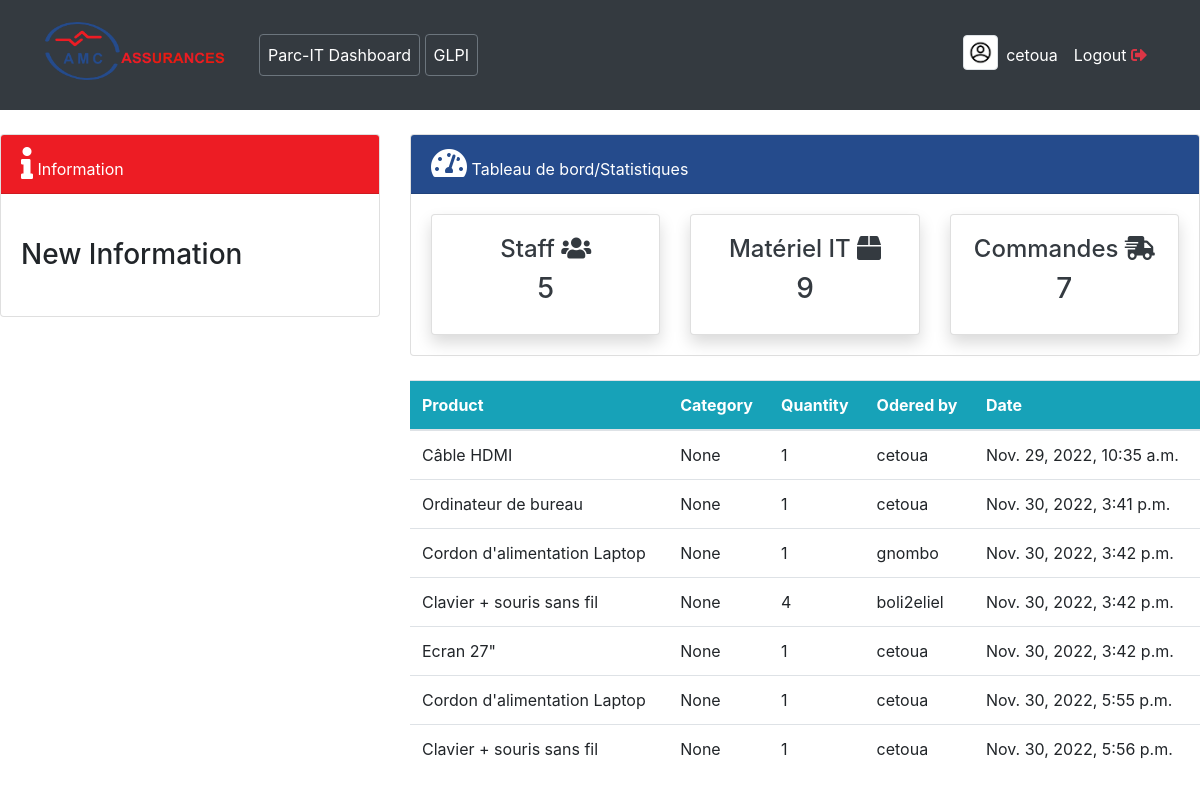
Page /order/ (signed in) on the committed database.
### user/models.py (models this page shows, shortened)
class Profile(models.Model):
    staff = models.OneToOneField(User, on_delete=models.CASCADE, null=True)
    address = models.CharField(max_length=200, null=True)
    phone = models.CharField(max_length=20, null=True)
    image = models.ImageField(default='avatar.jpg', upload_to='Profile_Images', null=True)
    job_function = models.CharField(max_length=200, null=True)

### dashboard/models.py (models this page shows, shortened)
class Order(models.Model):
    product = models.CharField(max_length=255, blank=True, null=True,)
    category = models.CharField(max_length=255, blank=True, null=True, choices=CATEGORIE)
    staff = models.ForeignKey(User,on_delete=models.CASCADE, null=True)
    order_quantity = models.PositiveIntegerField(null=True)
    date = models.DateTimeField(auto_now_add=True )
    class Meta:
        verbose_name_plural = 'Order'  # On change le nom de cette table dans l'Admin Panel

### dashboard/views.py (the view)
# urls.py: path('order/', views.order, name='dashboard-order'),
@login_required()  # on met ce "decorators" pârtout où l'on veut que le user soit connecté avant d'y acceder
def order(request):
    orders = Order.objects.all()
    workers_count = User.objects.all().count()
    products_count = Product.objects.all().count()
    orders_count = Order.objects.all().count()
    title = "Commandes"
    context = {
        'title': title,
        'orders':orders,
        'workers_count':workers_count,
        'products_count':products_count,
        'orders_count':orders_count,
    }
    return render(request, 'dashboard/order.html', context)

### dashboard/templates/dashboard/order.html
{% extends 'partials/base.html' %}
{% block content %}
{% include 'partials/topnav.html' %}
<div class="row my-4">
    <div class="col-md-4"></div>
    <div class="col-md-8">
        <table class="table bg-white">
            <thead class="bg-info text-white">
                <tr>
                    <th scope="col">Product</th>
                    <th scope="col">Category</th>
                    <th scope="col">Quantity</th>
                    <th scope="col">Odered by</th>
                    <th scope="col">Date</th>
                </tr>
            </thead>
            <tbody>
               {% for order in orders %}
                <tr>
                    <td>{{order.product}}</td>
                    <td>{{order.category}}</td>
                    <td>{{order.order_quantity}}</td>
                    <td>{{order.staff.username}}</td>
                    <td>{{order.date}}</td>
                </tr>
                {% endfor %}
            </tbody>
        </table>
    </div>
</div>
{% endblock %}

### dashboard/templates/partials/base.html (shortened to what this page needs)
<!doctype html>
{% load static %}
<html lang="en">
  <head>
     <link rel="stylesheet" href="https://cdn.jsdelivr.net/npm/bootstrap@4.6.0/dist/css/bootstrap.min.css">
     <link rel="stylesheet" href="{% static '/css/bootstrap.min.css' %}"
>
    <link rel="stylesheet" href="https://use.fontawesome.com/releases/v5.15.2/css/all.css">
    <link rel="stylesheet" href="{% static '/css/all.css' %}"
>
    <link rel="stylesheet" href="{% static '/css/style.css' %}">
  </head>
  <body id='backgd'>
    {% include 'partials/nav.html' %}
    {% block content%} {% endblock content%}
  </body>
</html>

### dashboard/templates/partials/nav.html (shortened to what this page needs)
{% load static %}
<nav class="navbar navbar-expand-lg navbar-info bg-dark">
    <div class="container">
        {% if user.is_authenticated %}
        <a class="navbar-brand text-white"  href="{% url 'dashboard-index' %}">
            <img src="{% static 'img/Logo_AMC.png' %}" alt="AMC Asssurances" style="width: 180px; margin-bottom:8px; margin-right:18px;" />
        </a>
        <div class="collapse navbar-collapse" id="navbarSupportedContent">
            <ul class="navbar-nav mr-auto">
                <li class="nav-item active">
                    <a class="nav-link text-white undeline btn btn-outline-secondary" href="{% url 'dashboard-index' %}" >Parc-IT Dashboard </a>
                </li>&nbsp;
                <li class="nav-item active">
                    <a class="nav-link text-white btn btn-outline-secondary" href="#" >GLPI</a>
                </li>
            </ul>
            <ul class="navbar-nav ml-auto">
                <li class="nav-item active">
                        <a href="{% url 'user-profile' %}"><img style="width: 35px ;" class="img-thumbnail" src="{{user.profile.image.url}}" alt="profile img"></a>
                </li>
                <li class="nav-item active">
                        <a class="nav-link text-white"  href="{% url 'user-profile' %}"> {{user.username}}
                        </a>
                </li>
                <li class="nav-item">
                    <a class="nav-link text-white" data-toggle="modal" data-target="#exampleModal" href="{% url 'user-logout' %}">Logout&nbsp;<i class="fas fa-sign-out-alt text-danger" ></i></a>
                </li>
            </ul>
            {% else %}
            <ul class="navbar-nav ml-auto">
                <li class="nav-item">
                    <a class="nav-link text-white" href="{% url 'user-login' %}">Login</a>
                </li>
            </ul>
            {% endif %}
        </div>
    </div>
</nav>

### dashboard/templates/partials/topnav.html
<div class="row">
    <div class="col-md-4 mt-4">
        <div class="card">
            <div class="card-header text-white" style="background-color: rgb(237, 28, 36);"><i class="fas fa-info fa-2x "></i>
                Information
            </div>
            <div class="card-body">
                <marquee behavior="" direction="">
                    <h3 class="my-4">New Information</h3>
                </marquee>
            </div>
        </div>
    </div>
    <div class="col-md-8 mt-4">
        <div class="card">
            <div class="card-header text-white" style="background-color: rgb(37, 75, 140);"><i class="fas fa-tachometer-alt fa-2x "></i>
                Tableau de bord/Statistiques
            </div>
            <div class="card-body">
                <div class="row">
                    <div class="col-md-4">
                        <a class="text-decoration-none text-dark" href="{% url 'dashboard-staff' %}">
                            <div class="card my-card shadow">
                                <div class="card-body text-center">
                                    <h4>Staff <i class="fas fa-users"></i></h4>
                                    <h3>{{ workers_count }}</h3>
                                </div>
                            </div>
                        </a>
                    </div>
                    <div class="col-md-4">
                        <a class="text-decoration-none text-dark" href="{% url 'dashboard-product' %}">
                            <div class="card my-card shadow">
                                <div class="card-body text-center">
                                    <h4>Matériel IT <i class="fas fa-box"></i></h4>
                                    <h3>{{ products_count }}</h3>
                                </div>
                            </div>
                        </a>
                    </div>
                    <div class="col-md-4">
                        <a class="text-decoration-none text-dark" href="{% url 'dashboard-order' %}">
                            <div class="card my-card shadow">
                                <div class="card-body text-center">
                                    <h4>Commandes <i class="fas fa-shipping-fast"></i></h4>
                                    <h3>{{ orders_count }}</h3>
                                </div>
                            </div>
                        </a>
                    </div>
                </div>
            </div>
        </div>
    </div>
</div>

### dashboard/static/css/all.css (style rules this page uses)
.fa,.fab,.fad,.fal,.far,.fas { -moz-osx-font-smoothing:grayscale;-webkit-font-smoothing:antialiased;display:inline-block;font-style:normal;font-variant:normal;text-rendering:auto;line-height:1 }
.fa-2x { font-size:2em }
.fa-box:before { content:"\f466" }
.fa-info:before { content:"\f129" }
.fa-shipping-fast:before { content:"\f48b" }
.fa-sign-out-alt:before { content:"\f2f5" }
.fa-tachometer-alt:before { content:"\f3fd" }
.fa-users:before { content:"\f0c0" }

### dashboard/static/css/style.css (style rules this page uses)
body { background: rgb(230, 227, 227); }

### rows in the picture
Order: product "Câble HDMI", category "None", order_quantity "1", staff.username "cetoua", date "Nov. 29, 2022, 10:35 a.m."
Order: product "Ordinateur de bureau", category "None", order_quantity "1", staff.username "cetoua", date "Nov. 30, 2022, 3:41 p.m."
Order: product "Cordon d'alimentation Laptop", category "None", order_quantity "1", staff.username "gnombo", date "Nov. 30, 2022, 3:42 p.m."
Order: product "Clavier + souris sans fil", category "None", order_quantity "4", staff.username "boli2eliel", date "Nov. 30, 2022, 3:42 p.m."
Order: product "Ecran 27\"", category "None", order_quantity "1", staff.username "cetoua", date "Nov. 30, 2022, 3:42 p.m."
Order: product "Cordon d'alimentation Laptop", category "None", order_quantity "1", staff.username "cetoua", date "Nov. 30, 2022, 5:55 p.m."
Order: product "Clavier + souris sans fil", category "None", order_quantity "1", staff.username "cetoua", date "Nov. 30, 2022, 5:56 p.m."

### other values in the picture
{{ user.username }} "cetoua"
{{ workers_count }} "5"
{{ products_count }} "9"
{{ orders_count }} "7"
